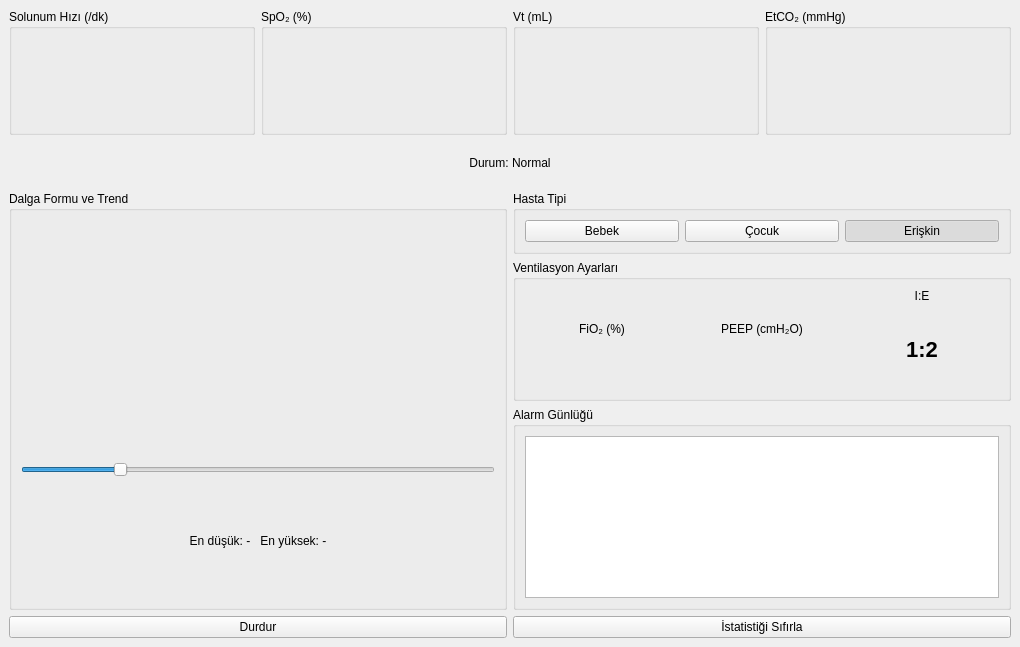
<?xml version="1.0" encoding="UTF-8"?>
<ui version="4.0">
 <class>MainWindow</class>
 <widget class="QMainWindow" name="MainWindow">
  <property name="geometry">
   <rect>
    <x>0</x>
    <y>0</y>
    <width>1020</width>
    <height>647</height>
   </rect>
  </property>
  <property name="windowTitle">
   <string>Nefes Paneli</string>
  </property>
  <widget class="QWidget" name="centralwidget">
   <layout class="QVBoxLayout" name="anaLayout" stretch="0,0,1,0">
    <item>
     <widget class="QWidget" name="olculenGroup" native="true">
      <layout class="QHBoxLayout" name="olculenLayout">
       <property name="leftMargin">
        <number>0</number>
       </property>
       <property name="topMargin">
        <number>0</number>
       </property>
       <property name="rightMargin">
        <number>0</number>
       </property>
       <property name="bottomMargin">
        <number>0</number>
       </property>
       <item>
        <widget class="QGroupBox" name="hizGroup">
         <property name="title">
          <string>Solunum Hızı (/dk)</string>
         </property>
         <layout class="QVBoxLayout" name="hizLayout">
          <item>
           <widget class="ArcGosterge" name="hizGauge" native="true">
            <property name="minimumSize">
             <size>
              <width>0</width>
              <height>85</height>
             </size>
            </property>
           </widget>
          </item>
         </layout>
        </widget>
       </item>
       <item>
        <widget class="QGroupBox" name="spo2Group">
         <property name="title">
          <string>SpO₂ (%)</string>
         </property>
         <layout class="QVBoxLayout" name="spo2Layout">
          <item>
           <widget class="ArcGosterge" name="spo2Gauge" native="true">
            <property name="minimumSize">
             <size>
              <width>0</width>
              <height>85</height>
             </size>
            </property>
           </widget>
          </item>
         </layout>
        </widget>
       </item>
       <item>
        <widget class="QGroupBox" name="vtGroup">
         <property name="title">
          <string>Vt (mL)</string>
         </property>
         <layout class="QVBoxLayout" name="vtLayout">
          <item>
           <widget class="ArcGosterge" name="vtGauge" native="true">
            <property name="minimumSize">
             <size>
              <width>0</width>
              <height>85</height>
             </size>
            </property>
           </widget>
          </item>
         </layout>
        </widget>
       </item>
       <item>
        <widget class="QGroupBox" name="etco2Group">
         <property name="title">
          <string>EtCO₂ (mmHg)</string>
         </property>
         <layout class="QVBoxLayout" name="etco2Layout">
          <item>
           <widget class="ArcGosterge" name="etco2Gauge" native="true">
            <property name="minimumSize">
             <size>
              <width>0</width>
              <height>85</height>
             </size>
            </property>
           </widget>
          </item>
         </layout>
        </widget>
       </item>
      </layout>
     </widget>
    </item>
    <item>
     <widget class="QLabel" name="alarmLabel">
      <property name="sizePolicy">
       <sizepolicy hsizetype="Preferred" vsizetype="Fixed">
        <horstretch>0</horstretch>
        <verstretch>0</verstretch>
       </sizepolicy>
      </property>
      <property name="minimumSize">
       <size>
        <width>0</width>
        <height>44</height>
       </size>
      </property>
      <property name="maximumSize">
       <size>
        <width>16777215</width>
        <height>44</height>
       </size>
      </property>
      <property name="text">
       <string>Durum: Normal</string>
      </property>
      <property name="alignment">
       <set>Qt::AlignmentFlag::AlignCenter</set>
      </property>
     </widget>
    </item>
    <item>
     <layout class="QHBoxLayout" name="ortaLayout">
      <item>
       <widget class="QGroupBox" name="dalgaGroup">
        <property name="title">
         <string>Dalga Formu ve Trend</string>
        </property>
        <layout class="QVBoxLayout" name="solLayout">
         <item>
          <widget class="SolunumDalgasi" name="solunumDalgasi" native="true"/>
         </item>
         <item>
          <widget class="TrendGrafik" name="trendGrafik" native="true"/>
         </item>
         <item>
          <widget class="QSlider" name="hizSlider">
           <property name="minimum">
            <number>5</number>
           </property>
           <property name="maximum">
            <number>40</number>
           </property>
           <property name="value">
            <number>12</number>
           </property>
           <property name="orientation">
            <enum>Qt::Orientation::Horizontal</enum>
           </property>
          </widget>
         </item>
         <item>
          <widget class="QLabel" name="istatistikLabel">
           <property name="text">
            <string>En düşük: -   En yüksek: -</string>
           </property>
           <property name="alignment">
            <set>Qt::AlignmentFlag::AlignCenter</set>
           </property>
          </widget>
         </item>
        </layout>
       </widget>
      </item>
      <item>
       <layout class="QVBoxLayout" name="sagLayout">
        <item>
         <widget class="QGroupBox" name="hastaTipiGroup">
          <property name="title">
           <string>Hasta Tipi</string>
          </property>
          <layout class="QHBoxLayout" name="hastaTipiLayout">
           <item>
            <widget class="QPushButton" name="bebekButton">
             <property name="text">
              <string>Bebek</string>
             </property>
             <property name="checkable">
              <bool>true</bool>
             </property>
             <property name="autoExclusive">
              <bool>true</bool>
             </property>
            </widget>
           </item>
           <item>
            <widget class="QPushButton" name="cocukButton">
             <property name="text">
              <string>Çocuk</string>
             </property>
             <property name="checkable">
              <bool>true</bool>
             </property>
             <property name="autoExclusive">
              <bool>true</bool>
             </property>
            </widget>
           </item>
           <item>
            <widget class="QPushButton" name="eriskinButton">
             <property name="text">
              <string>Erişkin</string>
             </property>
             <property name="checkable">
              <bool>true</bool>
             </property>
             <property name="checked">
              <bool>true</bool>
             </property>
             <property name="autoExclusive">
              <bool>true</bool>
             </property>
            </widget>
           </item>
          </layout>
         </widget>
        </item>
        <item>
         <widget class="QGroupBox" name="ayarGroup">
          <property name="title">
           <string>Ventilasyon Ayarları</string>
          </property>
          <layout class="QHBoxLayout" name="ayarLayout">
           <item>
            <widget class="QWidget" name="fio2Group" native="true">
             <layout class="QVBoxLayout" name="fio2Layout">
              <property name="leftMargin">
               <number>0</number>
              </property>
              <property name="topMargin">
               <number>0</number>
              </property>
              <property name="rightMargin">
               <number>0</number>
              </property>
              <property name="bottomMargin">
               <number>0</number>
              </property>
              <item>
               <widget class="QLabel" name="fio2Baslik">
                <property name="minimumSize">
                 <size>
                  <width>0</width>
                  <height>80</height>
                 </size>
                </property>
                <property name="text">
                 <string>FiO₂ (%)</string>
                </property>
                <property name="alignment">
                 <set>Qt::AlignmentFlag::AlignCenter</set>
                </property>
               </widget>
              </item>
              <item>
               <widget class="ArcGosterge" name="fio2Gauge" native="true"/>
              </item>
             </layout>
            </widget>
           </item>
           <item>
            <widget class="QWidget" name="peepGroup" native="true">
             <layout class="QVBoxLayout" name="peepLayout">
              <property name="leftMargin">
               <number>0</number>
              </property>
              <property name="topMargin">
               <number>0</number>
              </property>
              <property name="rightMargin">
               <number>0</number>
              </property>
              <property name="bottomMargin">
               <number>0</number>
              </property>
              <item>
               <widget class="QLabel" name="peepBaslik">
                <property name="minimumSize">
                 <size>
                  <width>0</width>
                  <height>80</height>
                 </size>
                </property>
                <property name="text">
                 <string>PEEP (cmH₂O)</string>
                </property>
                <property name="alignment">
                 <set>Qt::AlignmentFlag::AlignCenter</set>
                </property>
               </widget>
              </item>
              <item>
               <widget class="ArcGosterge" name="peepGauge" native="true"/>
              </item>
             </layout>
            </widget>
           </item>
           <item>
            <widget class="QWidget" name="ieGroup" native="true">
             <layout class="QVBoxLayout" name="ieLayout">
              <property name="leftMargin">
               <number>0</number>
              </property>
              <property name="topMargin">
               <number>0</number>
              </property>
              <property name="rightMargin">
               <number>0</number>
              </property>
              <property name="bottomMargin">
               <number>0</number>
              </property>
              <item>
               <widget class="QLabel" name="ieBaslik">
                <property name="text">
                 <string>I:E</string>
                </property>
                <property name="alignment">
                 <set>Qt::AlignmentFlag::AlignCenter</set>
                </property>
               </widget>
              </item>
              <item>
               <widget class="QLabel" name="ieLabel">
                <property name="minimumSize">
                 <size>
                  <width>0</width>
                  <height>80</height>
                 </size>
                </property>
                <property name="styleSheet">
                 <string notr="true">font-size: 22px; font-weight: bold;</string>
                </property>
                <property name="text">
                 <string>1:2</string>
                </property>
                <property name="alignment">
                 <set>Qt::AlignmentFlag::AlignCenter</set>
                </property>
               </widget>
              </item>
             </layout>
            </widget>
           </item>
          </layout>
         </widget>
        </item>
        <item>
         <widget class="QGroupBox" name="gunlukGroup">
          <property name="title">
           <string>Alarm Günlüğü</string>
          </property>
          <layout class="QVBoxLayout" name="gunlukLayout">
           <item>
            <widget class="QListWidget" name="alarmListesi"/>
           </item>
          </layout>
         </widget>
        </item>
       </layout>
      </item>
     </layout>
    </item>
    <item>
     <layout class="QHBoxLayout" name="altLayout">
      <item>
       <widget class="QPushButton" name="baslatDurdurButton">
        <property name="text">
         <string>Durdur</string>
        </property>
       </widget>
      </item>
      <item>
       <widget class="QPushButton" name="resetButton">
        <property name="text">
         <string>İstatistiği Sıfırla</string>
        </property>
       </widget>
      </item>
     </layout>
    </item>
   </layout>
  </widget>
 </widget>
 <customwidgets>
  <customwidget>
   <class>TrendGrafik</class>
   <extends>QWidget</extends>
   <header>trendgrafik.h</header>
   <container>1</container>
  </customwidget>
  <customwidget>
   <class>SolunumDalgasi</class>
   <extends>QWidget</extends>
   <header>solunumdalgasi.h</header>
   <container>1</container>
  </customwidget>
  <customwidget>
   <class>ArcGosterge</class>
   <extends>QWidget</extends>
   <header>arcgosterge.h</header>
  </customwidget>
 </customwidgets>
 <resources/>
 <connections/>
</ui>
